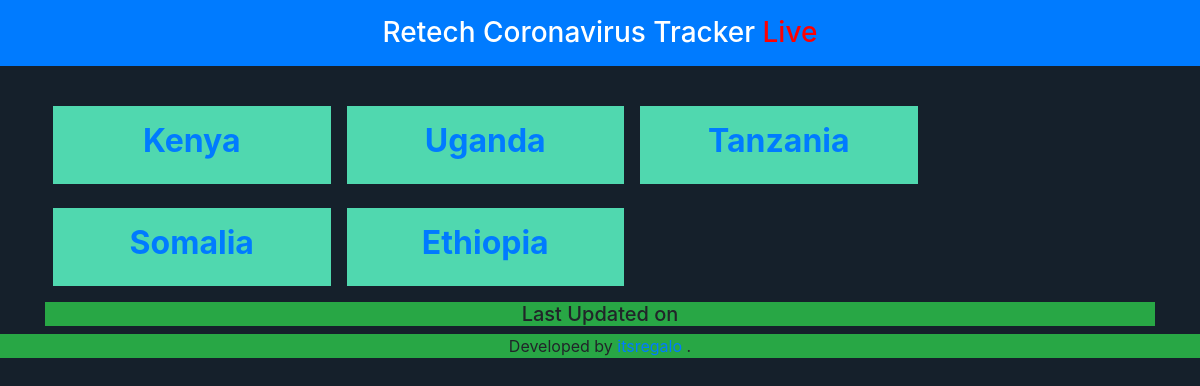
Screenshot of /countries with the database file from the repository.
### mainapp/models.py (models this page shows, shortened)
class Country(models.Model):
    name = models.CharField(max_length=200)
    flag = models.ImageField(upload_to='images/country-flag', default='images/country_flag/hacker.jpg')

### mainapp/views.py (the view)
# urls.py: path('countries', CountriesListView, name='countries'),
def CountriesListView(request, *args, **kwargs):
    countries = Country.objects.all()
    context = {
        'countries':countries,
    }
    return render(request, 'countries.html', context)

### coronatracker/templates/countries.html (shortened to what this page needs)
{% extends 'base.html' %}
{% block body %}
  <div class="text-center">
      <h3 style="color: white;" class="p-3 bg-primary">Retech Coronavirus Tracker <span style="color: red;" >Live</span> </h3>
  </div>
<div class="container">
    <section id="counter" class="section-padding">
        <div class="container">
          <div class="row justify-content-between">
            <div class="col-lg-12 col-md-12 col-xs-12">
              <div class="mt-4 text-center row">
                {% if countries %}
                  {% for object in countries %}
                  <div class="countries mb-3 m-2 rounded-lg p-3 col-lg-3 col-md-6 col-xs-12">
                    <div class="counter-box wow fadeInUp" data-wow-delay="0.2s">
                      <div class="fact-count">
                        <a href="{% url 'mainapp:country_detail' object.name %}"><h2><span class="counter"> <b>{{ object.name }}</b> </span></h2></a>
                      </div>
                    </div>
                  </div>
                  {% endfor %}
                {% else %}
                  <div>
                    <h2>No country yet</h2>
                  </div>
                {% endif %}
            </div>
        </div>
      </div>
    </div>
  </section>
  <div class="bg-success">
    <h5 class="text-center">Last Updated on {{ date_updated }}</h5>
  </div>
</div>
<footer>
<div class="text-center">
    <p class="bg-success"> Developed by <a href="https://github.com/itsregalo">itsregalo</a> .</p>
</div>
</footer>
{% endblock body %}

### mainapp/static/main.css (style rules this page uses)
.countries { background-color: #50d8af; }

### rows the page displays
Country: name "Kenya"
Country: name "Uganda"
Country: name "Tanzania"
Country: name "Somalia"
Country: name "Ethiopia"
